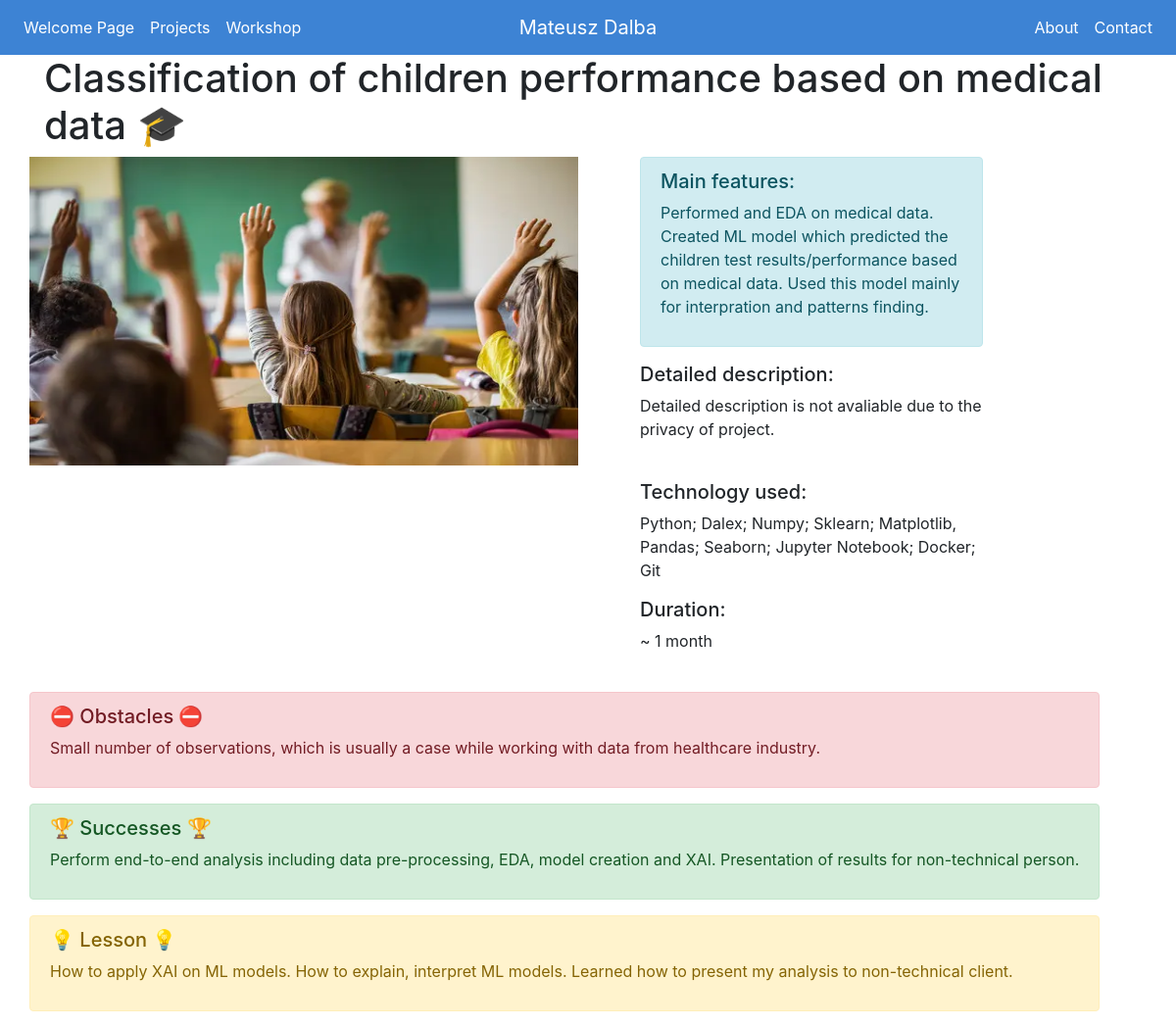
Before: /projects/3/ with the older database file.
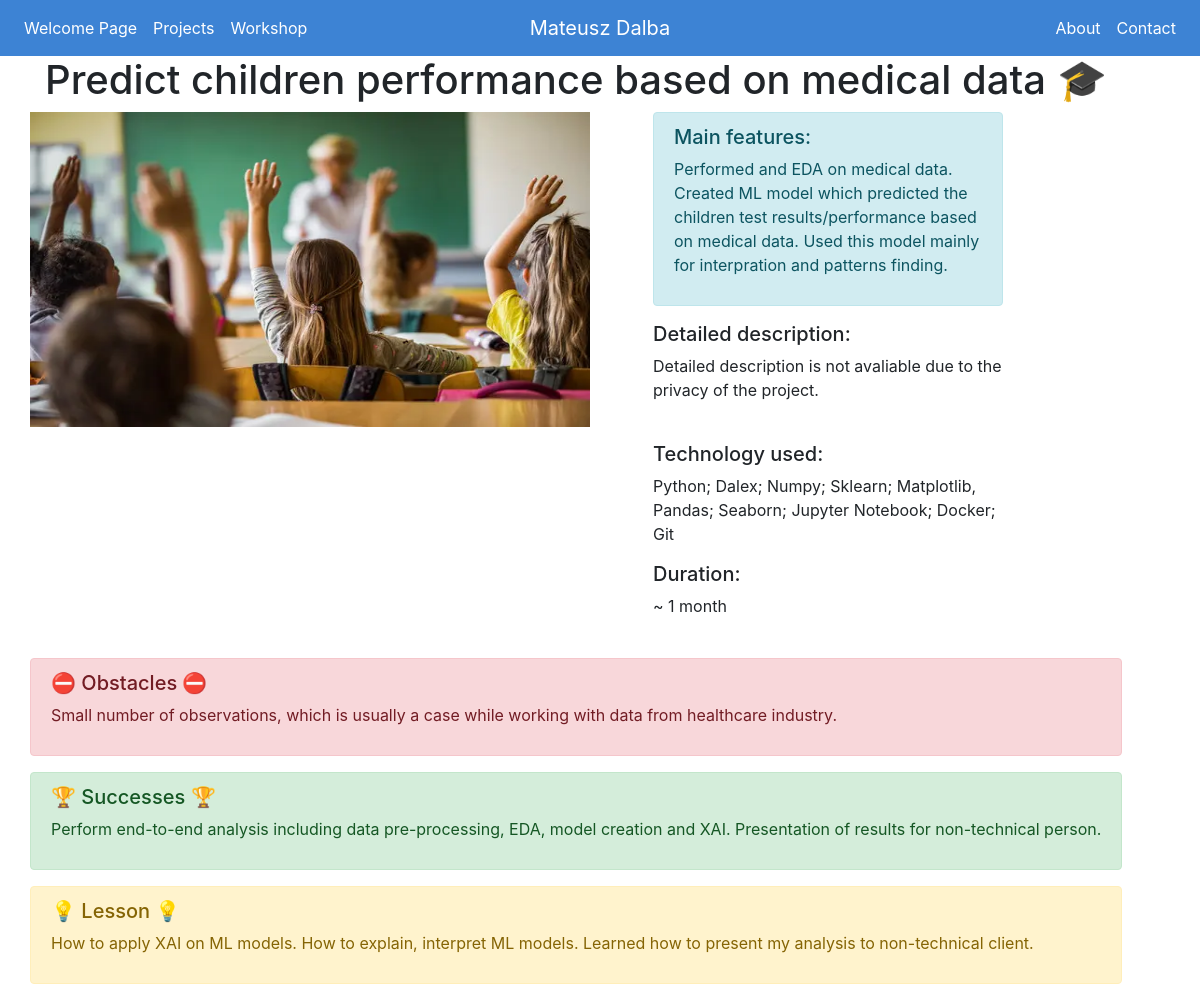
After: the same page with the newer database file.
### projects/models.py (models this page shows, shortened)
class Project(models.Model):
    title = models.CharField(max_length=100)
    short_description = models.TextField(default = 'Empty')
    main_features = models.TextField(default ='Empty')
    duration = models.CharField(max_length=100)
    description = models.TextField(default = 'Empty')
    technology = models.CharField(max_length=200)
    image = models.FilePathField(path='projects/static/img/')
    video_url = models.CharField(max_length=500)
    obstacles = models.TextField(default = 'Empty')
    successes = models.TextField(default = 'Empty')
    learn = models.TextField(default = 'Empty')

### projects/views.py (the view)
# urls.py: path("<int:pk>/", views.project_detail, name='project_detail'),
def project_detail(request, pk):
    project = Project.objects.get(pk=pk)
    context = {
        'projects':project
    }
    return render(request, 'project_detail.html', context)

### projects/templates/project_detail.html (shortened to what this page needs)
{% extends "base.html" %}
{% load static %}
{% block page_content %}
<h1>{{ projects.title }}</h1>
    {% if projects.video_url == 'not avaliable' %}
    <div class="row">
        <img width="560" height='315' src="{% static projects.image %}">
            <div class="col-md-4 ml-5">
                <div class="alert alert-info" role="alert">
                    <h5>Main features: </h5>
                    <p>{{ projects.main_features }}</p>
                </div>
                <h5>Detailed description:</h5>
                <p>{{ projects.description }}</p>
                <br>
                <h5>Technology used:</h5>
                <p>{{ projects.technology }}</p>
                <h5>Duration:</h5>
                <p>{{ projects.duration }}</p>
            </div>
    </div>
    <div class="row">
        <div class="'col-md-8">
            <br>
            <div class="alert alert-danger" role="alert">
                <h5>⛔ Obstacles ⛔</h5>
                <p>{{ projects.obstacles }}</p>
             </div>
            <div class="alert alert-success" role="alert">
                <h5>🏆 Successes 🏆</h5>
                <p>{{ projects.successes }}</p>
            </div>
            <div class="alert alert-warning" role="alert">
                <h5>💡 Lesson 💡</h5>
                <p>{{ projects.learn }} </p>
            </div>
        </div>
    </div>
    {% endif %}
{% endblock %}

Changed rows visible on the page:
changed Project: title "Classification of children performance based on medical data 🎓" → "Predict children performance based on medical data 🎓"; description "Detailed description is not avaliable due to the privacy of project." → "Detailed description is not avaliable due to the privacy of the project."
